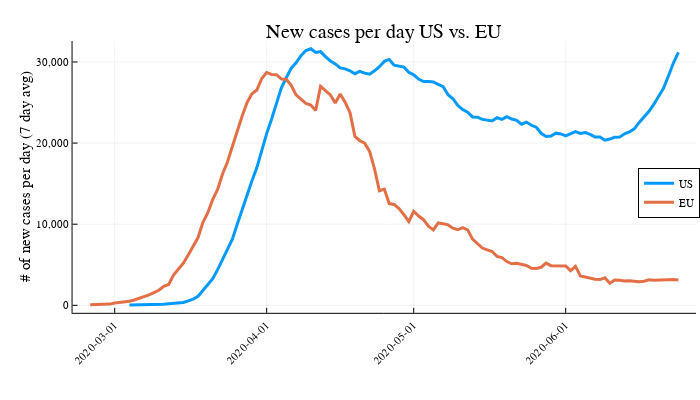

The notebook cell this image was saved under:
### Code cell
@df confirmedCasesUS plot(:Date, :Value_new_rolling7, label="US", lw=3, legend=:right)
@df confirmedCasesEU plot!(:Date, :Value_new_rolling7, yformatter=fc, xrotation=45, label="EU", lw=3)
plot!(title="New cases per day US vs. EU", ylab="# of new cases per day (7 day avg)")
